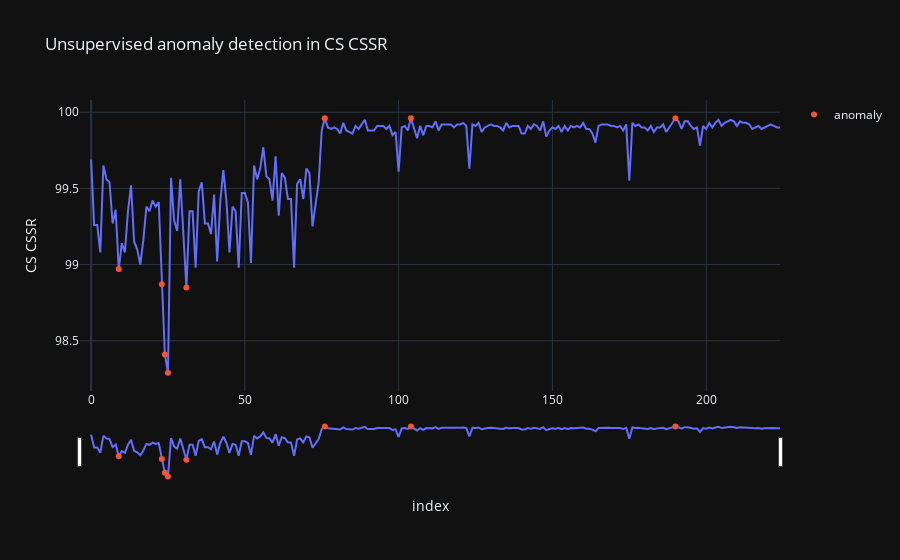

The cell this chart's notebook holds for it:
### Code cell
fig = px.line(df, x='index', y='CS CSSR', title='Unsupervised anomaly detection in CS CSSR')
fig.add_trace(go.Scatter(x=ocsvm_anomaly_df["index"].to_list(),
                        y=ocsvm_anomaly_df["CS CSSR"].to_list(),
                        mode='markers',
                        name='anomaly'))
fig.update_xaxes(rangeslider_visible=True)
fig

### Figure 1 — Plotly figure (JSON) as saved in the notebook; plotly's stock layout.template omitted (floating-point values rounded to 4 significant figures; data arrays with more than 128 entries replaced by an {"elided": "..."} marker saying what was removed)
{"data": [{"hovertemplate": "index=%{x}<br>CS CSSR=%{y}<extra></extra>", "legendgroup": "", "line": {"color": "#636efa", "dash": "solid"}, "mode": "lines", "name": "", "orientation": "v", "showlegend": false, "type": "scatter", "x": {"elided": "225 int values"}, "xaxis": "x", "y": {"elided": "225 float values"}, "yaxis": "y"}, {"mode": "markers", "name": "anomaly", "type": "scatter", "x": [9, 23, 24, 25, 31, 76, 104, 190], "y": [98.97, 98.87, 98.41, 98.29, 98.85, 99.96, 99.96, 99.96]}], "layout": {"legend": {"tracegroupgap": 0}, "title": {"text": "Unsupervised anomaly detection in CS CSSR"}, "xaxis": {"anchor": "y", "domain": [0.0, 1.0], "rangeslider": {"visible": true}, "title": {"text": "index"}}, "yaxis": {"anchor": "x", "domain": [0.0, 1.0], "title": {"text": "CS CSSR"}}}}
